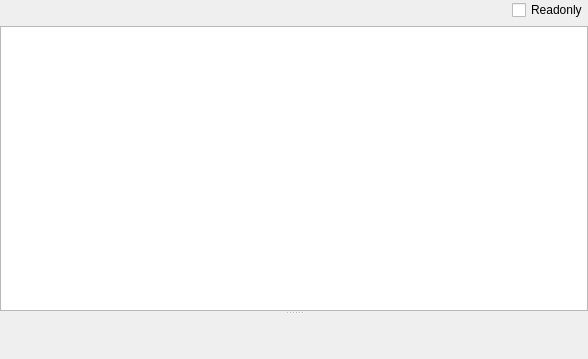
<?xml version="1.0" encoding="UTF-8"?>
<ui version="4.0">
 <class>DEXSectionHeaderWidget</class>
 <widget class="QWidget" name="DEXSectionHeaderWidget">
  <property name="geometry">
   <rect>
    <x>0</x>
    <y>0</y>
    <width>588</width>
    <height>359</height>
   </rect>
  </property>
  <property name="windowTitle">
   <string notr="true">Form</string>
  </property>
  <layout class="QVBoxLayout" name="verticalLayout">
   <property name="leftMargin">
    <number>0</number>
   </property>
   <property name="topMargin">
    <number>0</number>
   </property>
   <property name="rightMargin">
    <number>0</number>
   </property>
   <property name="bottomMargin">
    <number>0</number>
   </property>
   <item>
    <layout class="QHBoxLayout" name="horizontalLayout">
     <property name="sizeConstraint">
      <enum>QLayout::SetDefaultConstraint</enum>
     </property>
     <item>
      <spacer name="horizontalSpacer">
       <property name="orientation">
        <enum>Qt::Horizontal</enum>
       </property>
       <property name="sizeHint" stdset="0">
        <size>
         <width>40</width>
         <height>20</height>
        </size>
       </property>
      </spacer>
     </item>
     <item>
      <widget class="QCheckBox" name="checkBoxReadonly">
       <property name="text">
        <string>Readonly</string>
       </property>
      </widget>
     </item>
    </layout>
   </item>
   <item>
    <widget class="QSplitter" name="splitter">
     <property name="orientation">
      <enum>Qt::Vertical</enum>
     </property>
     <widget class="QTableWidget" name="tableWidget">
      <property name="contextMenuPolicy">
       <enum>Qt::CustomContextMenu</enum>
      </property>
      <property name="editTriggers">
       <set>QAbstractItemView::NoEditTriggers</set>
      </property>
      <property name="selectionMode">
       <enum>QAbstractItemView::SingleSelection</enum>
      </property>
      <property name="selectionBehavior">
       <enum>QAbstractItemView::SelectRows</enum>
      </property>
      <attribute name="horizontalHeaderVisible">
       <bool>false</bool>
      </attribute>
      <attribute name="verticalHeaderVisible">
       <bool>false</bool>
      </attribute>
      <attribute name="verticalHeaderDefaultSectionSize">
       <number>24</number>
      </attribute>
     </widget>
     <widget class="ToolsWidget" name="widgetHex" native="true">
      <property name="maximumSize">
       <size>
        <width>16777215</width>
        <height>200</height>
       </size>
      </property>
     </widget>
    </widget>
   </item>
  </layout>
 </widget>
 <customwidgets>
  <customwidget>
   <class>ToolsWidget</class>
   <extends>QWidget</extends>
   <header>toolswidget.h</header>
   <container>1</container>
  </customwidget>
 </customwidgets>
 <resources/>
 <connections/>
</ui>
